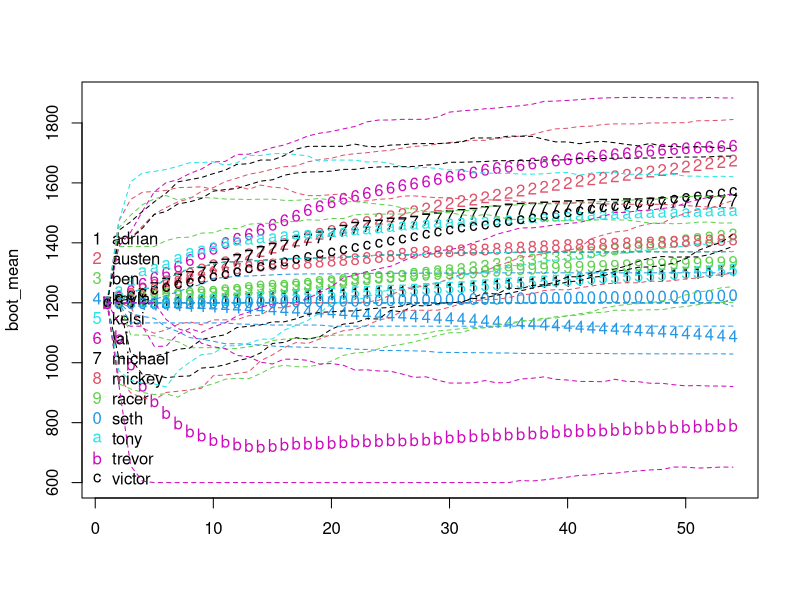
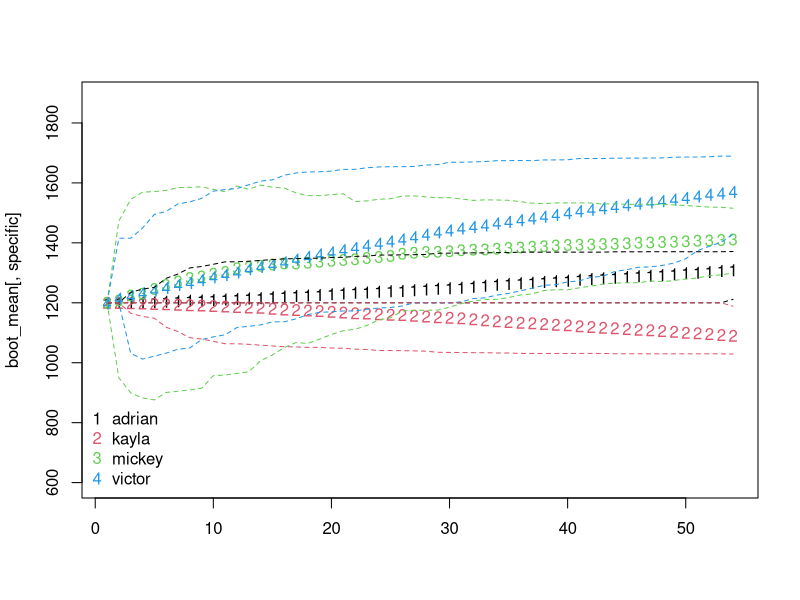

The R script that drew these images, in order:
dat = read.table("./basketball_scores.txt", sep = ",", header = FALSE)

### Bootstrap
y = dat
players = unique(c(unlist(lapply(strsplit(as.character(dat[,1]), " "), function(x) x[-length(x)])),
    unlist(lapply(strsplit(as.character(dat[,2]), " "), function(x) x[-length(x)]))))
players = sort(players)



# bsamp_size = 100
bsamp_size = NROW(dat)+1
bsamp = 1000

boot_all = array(0, c(bsamp_size, bsamp, length(players)))

for (boot in 1:bsamp){

#samp = sample(NROW(y), bsamp_size-1, replace = TRUE)
samp = sample(NROW(y), bsamp_size-1, replace = FALSE)
#samp = 1:NROW(y)
dat = y[samp,]

n = NROW(dat)

# Make a function that takes in team rating and number of games played
# by each player and compute the new ratings. Use inside the loop.
# Can also be used to calculate ratings for hypothetical games.


# Need to standardize game length (7 (6) or 14 (12) minutes only)
# Or just use the observed score as Score / Time (still need time)
# Or consider something like percent of points won by: 10 to 11 is different than 100 to 101

# Starting rating for all players
starting_rating = 1200

# minimum score
min_score = 600

# like it sounds (involved in calculation of observed and expected scores)
logistic_scale = 5

# For every point_diff rating points that team A is higher
# than team B, team A must score 1 more point to increase
# their rating (involved in calculation of expected score only)
point_diff = 40

# K-factor groups
K.group = c(600, 1000, 1400, 1800, 2200, 2600, Inf)
# K.val = c(120, 96, 72, 48, 24)*2
# K.val = c(120, 96, 72, 48, 24, 12)*2
K.val = c(6, 5, 4, 3, 2, 1) * 40

c(120, 96, 72, 48, 24)*2
c(120, 96, 72, 48, 24, 12)*2
c(6, 5, 4, 3, 2, 1) * 40

# Multiply K.factor by K.game(ngames) --- First few games should have volatile
# changes to ratin, but the impact grows less and elss over time
K.game = function(n){
    out = double(length(n))
    for (i in 1:length(n)){
        if (n[i] <= 10)
            out[i] = 4
        if (n[i] > 10 && n[i] <= 20)
            out[i] = 2
        if (n[i] > 20 && n[i] <= 30)
            out[i] = 1
        if (n[i] > 30)
            out[i] = 1/2
        }
    return (out)
    }


# K.val represents the largest possible change, within a certain
# tier, between two evenly matched opponents
# The smallest change (a 1-point victory) is roughly K.val/20
# These are assuming the first K.game[1] games have already been played

# Function for changing K.fac multiplayer in a team
team_func = function(n) 1/sqrt(n)




team.A = strsplit(as.character(dat[,1]), " ")
team.B = strsplit(as.character(dat[,2]), " ")

A.score = as.numeric(sapply(team.A, function(x) tail(x, 1)))
B.score = as.numeric(sapply(team.B, function(x) tail(x, 1)))

team.A = lapply(team.A, function(x) x[-length(x)])
team.B = lapply(team.B, function(x) x[-length(x)])


# Get players



scores = matrix(0, n + 1, length(players))
ngames = matrix(0, n + 1, length(players))
nwin = matrix(0, n + 1, length(players))
nloss = matrix(0, n + 1, length(players))
scores[1,] = rep(starting_rating, length(players))
# scores[1,] = ending
colnames(scores) = players

for (i in 1:n){
    # Carry over the scores
    scores[i+1, ] = scores[i, ]
    scores[i+1, ] = scores[i, ]

    # Carry over number of games
    ngames[i+1, ] = ngames[i, ]
    nwin[i+1, ] = nwin[i, ]
    nloss[i+1, ] = nloss[i, ]

    # Get index for winners and losers
    A.ind = which(players %in% team.A[[i]])
    B.ind = which(players %in% team.B[[i]])

    # Use mean of player scores to determine team score
    R_A = mean(scores[i, A.ind])
    R_B = mean(scores[i, B.ind])

    # Expected score for the winners
    E_A = 1 / (1 + exp((R_B - R_A) / (logistic_scale*point_diff)))

    # Expected score for the losers
    E_B = 1 - E_A
    
    # K-factor (adjusted by number of players on the team)
    K.fac = double(length(players))
#   K.fac[c(A.ind, B.ind)] = 48
    for (j in A.ind){
        for (k in 1:length(K.val))
            if (scores[i, j] >= K.group[k] & scores[i, j] < K.group[k+1])
                K.fac[j] = K.val[k]
        }
    for (j in B.ind){
        for (k in 1:length(K.val))
            if (scores[i, j] >= K.group[k] & scores[i, j] < K.group[k+1])
                K.fac[j] = K.val[k]
        }

    # Reduce K-factor by size of the team
    K.fac[A.ind] = K.fac[A.ind] * team_func(length(A.ind))
    K.fac[B.ind] = K.fac[B.ind] * team_func(length(B.ind))

    # Adjust K-factor by number of games played
    K.fac[A.ind] = K.fac[A.ind] * K.game(ngames[i, A.ind])
    K.fac[B.ind] = K.fac[B.ind] * K.game(ngames[i, B.ind])

    # Calculate observed as using the score difference (max 10 point diff)
#   S_A = (min(win.score[i] - loss.score[i], 10) + 10) / 20
#   S_B = 1 - S_A
    S_A = 1 / (1 + exp((B.score[i] - A.score[i]) / logistic_scale))
    S_B = 1 - S_A

    # Adjust player scores
    # Team A won or tied (A.score >= B.score), but not by enough (S_A <= E_A),
    # but still don't decrease the score
    if ( (A.score[i] >= B.score[i]) && (S_A <= E_A) )
        K.fac[A.ind] = 0
    # Same for B
    if ( (B.score[i] >= A.score[i]) && (S_B <= E_B) )
        K.fac[B.ind] = 0

    scores[i+1, A.ind] = scores[i, A.ind] + K.fac[A.ind]*(S_A - E_A)
    scores[i+1, B.ind] = scores[i, B.ind] + K.fac[B.ind]*(S_B - E_B)

    # No player's score can drop below 600
    scores[i+1, scores[i+1,] < min_score] = min_score

    ngames[i+1, A.ind] = ngames[i, A.ind] + 1
    ngames[i+1, B.ind] = ngames[i, B.ind] + 1

    if (A.score[i] > B.score[i]){
        nwin[i+1, A.ind] = nwin[i, A.ind] + 1
        nloss[i+1, B.ind] = nloss[i, B.ind] + 1
        }
    if (B.score[i] > A.score[i]){
        nwin[i+1, B.ind] = nwin[i, B.ind] + 1
        nloss[i+1, A.ind] = nloss[i, A.ind] + 1
        }

    }

# around = c("austen", "lai", "mickey", "racer", "tony", "trevor")
# ending = tail(scores, 1)
# ind = which(colnames(scores) %in% around)
# ind = 1:8
# scores = scores[,ind]
# ngames = ngames[,ind]
# nwin = nwin[,ind]
# nloss = nloss[,ind]

# Official scores
round(scores)

tail(round(scores), 10)
tail(scores, 8)

final_score = round(tail(scores, 1))
final_ngames = tail(ngames, 1)
final_nwin = tail(nwin, 1)
final_nloss = tail(nloss, 1)


card = rbind(final_score, final_ngames,
    final_nwin, final_nloss)

rownames(card) = c("ELO", "GP", "W", "L")
card = data.frame(card)

# The average score across all players over time (would like to see this increase)
# apply(scores, 1, mean)

# Change in player scores over time
# apply(scores, 2, diff)

# Player scores over time
# matplot(apply(scores, 2, diff))

# mm = apply(scores, 1, mean)
# dd = diff(apply(scores, 1, mean))
# cc = rep("black", n)
# cc[which(dd > 0)] = "green"
# cc[which(dd < 0)] = "red"
# 
# scores[scores == 1200] = NA
# matplot(scores)
# #lines(apply(scores, 1, mean))  # Average of all players over time
# segments(x0 = 1:n, x1 = 2:(n+1), y0 = mm[-(n+1)], y1 = mm[-1], col = cc)
# legend("bottomleft", legend = colnames(scores),
#     pch = c(as.character(c(1:9, 0)), letters, LETTERS), bty = 'n', col = (1:ncol(scores)-1) %% 6 + 1)

# Pick a random team based on scores
random.team = function(players, card, lowest = FALSE){
    n = length(players)
    k = choose(n, n/2) / 2    # Number of possible teams

    require(gtools)
    teamA = head(combinations(n, n/2), k)
    teamB = tail(combinations(n, n/2), k)[k:1,]
    rownames(teamB) = NULL

    if (any(apply(cbind(teamA, teamB), 1, function(x) length(unique(x))) != n))
        stop("problem with getting team combinations")

    scA = apply(teamA, 1, function(y) mean(unlist(card[players[y]][1,])))
    scB = apply(teamB, 1, function(y) mean(unlist(card[players[y]][1,])))
    
    dd = abs(scA - scB)
    pp = 1 - (dd - min(dd)) / diff(range(dd)) + 0.5
    pp = pp / sum(pp)

    pick = ifelse(lowest, which.max(pp), sample(k, 1, prob = pp))

    return (list("teamA"=players[teamA[pick,]], "ratingA" = round(scA[pick]),
        "teamB"=players[teamB[pick,]], "ratingB" = round(scB[pick]),
        "diff" = round(abs(scA[pick] - scB[pick]))))
    }

# team = c("mickey", "tony", "racer", "trevor", "seth", "lai")
# random.team(team, card, FALSE)

boot_all[,boot,] = scores
}

boot_mean = apply(boot_all, c(1,3), mean)
boot_qq = apply(boot_all, c(1,3), quantile, c(0.025, 0.975))
colnames(boot_mean) = players
matplot(boot_mean, ylim = range(boot_qq))
legend("bottomleft", legend = colnames(scores),
    pch = c(as.character(c(1:9, 0)), letters, LETTERS), bty = 'n', col = (1:ncol(scores)-1) %% 6 + 1)
matplot(boot_qq[1,,], add = TRUE, lty = 2, type = 'l')
matplot(boot_qq[2,,], add = TRUE, lty = 2, type = 'l')

specific = c(1, 4, 8, 13)
matplot(boot_mean[,specific], ylim = range(boot_qq))
legend("bottomleft", legend = colnames(scores)[specific],
    pch = c(as.character(c(1:9, 0)), letters, LETTERS), bty = 'n', col = (1:ncol(scores)-1) %% 6 + 1)
matplot(boot_qq[1,,specific], add = TRUE, lty = 2, type = 'l')
matplot(boot_qq[2,,specific], add = TRUE, lty = 2, type = 'l')
# points(rep(50, length(specific)), real[specific])

# matplot(poi_boot, type = 'l', col = rgb(0.5,0.5,0.5,0.5))
# mmb = apply(poi_boot, 1, mean)
# qqb1 = apply(poi_boot, 1, quantile, 0.025)
# qqb2 = apply(poi_boot, 1, quantile, 0.975)
# lines(mmb, lwd = 3)
# lines(qqb1, lwd = 2, lty = 2)
# lines(qqb2, lwd = 2, lty = 2)
# text(NROW(dat)+2, tail(mmb, 1), round(tail(mmb, 1)))
# text(NROW(dat)+2, tail(qqb1, 1), round(tail(qqb1, 1)))
# text(NROW(dat)+2, tail(qqb2, 1), round(tail(qqb2, 1)))
